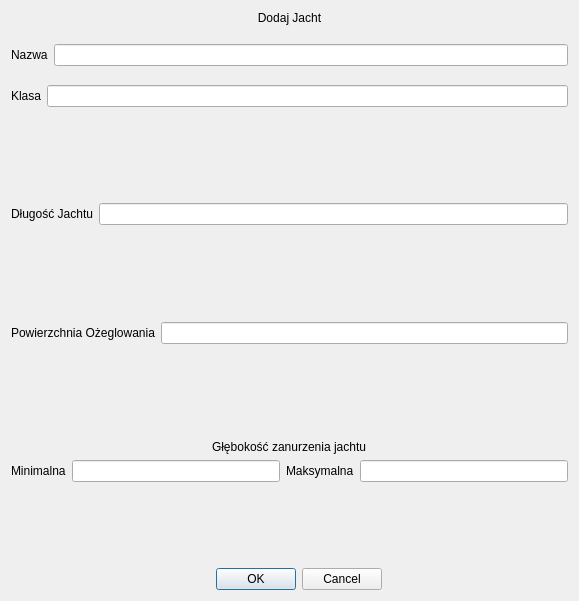
<?xml version="1.0" encoding="UTF-8"?>
<ui version="4.0">
 <class>YachtAddWindow</class>
 <widget class="QDialog" name="YachtAddWindow">
  <property name="geometry">
   <rect>
    <x>0</x>
    <y>0</y>
    <width>579</width>
    <height>601</height>
   </rect>
  </property>
  <property name="windowTitle">
   <string>Dialog</string>
  </property>
  <layout class="QGridLayout" name="gridLayout">
   <item row="0" column="0">
    <layout class="QVBoxLayout" name="verticalLayout">
     <item>
      <widget class="QLabel" name="label">
       <property name="text">
        <string>Dodaj Jacht</string>
       </property>
       <property name="alignment">
        <set>Qt::AlignmentFlag::AlignCenter</set>
       </property>
      </widget>
     </item>
     <item>
      <spacer name="verticalSpacer_3">
       <property name="orientation">
        <enum>Qt::Orientation::Vertical</enum>
       </property>
       <property name="sizeType">
        <enum>QSizePolicy::Policy::Maximum</enum>
       </property>
       <property name="sizeHint" stdset="0">
        <size>
         <width>20</width>
         <height>13</height>
        </size>
       </property>
      </spacer>
     </item>
     <item>
      <layout class="QHBoxLayout" name="horizontalLayout_2">
       <item>
        <widget class="QLabel" name="label_2">
         <property name="text">
          <string>Nazwa</string>
         </property>
        </widget>
       </item>
       <item>
        <widget class="QLineEdit" name="NameText"/>
       </item>
      </layout>
     </item>
     <item>
      <spacer name="verticalSpacer">
       <property name="orientation">
        <enum>Qt::Orientation::Vertical</enum>
       </property>
       <property name="sizeType">
        <enum>QSizePolicy::Policy::Maximum</enum>
       </property>
       <property name="sizeHint" stdset="0">
        <size>
         <width>20</width>
         <height>13</height>
        </size>
       </property>
      </spacer>
     </item>
     <item>
      <layout class="QHBoxLayout" name="horizontalLayout">
       <item>
        <widget class="QLabel" name="label_3">
         <property name="text">
          <string>Klasa</string>
         </property>
        </widget>
       </item>
       <item>
        <widget class="QLineEdit" name="ClassText"/>
       </item>
      </layout>
     </item>
     <item>
      <spacer name="verticalSpacer_5">
       <property name="orientation">
        <enum>Qt::Orientation::Vertical</enum>
       </property>
       <property name="sizeHint" stdset="0">
        <size>
         <width>20</width>
         <height>13</height>
        </size>
       </property>
      </spacer>
     </item>
     <item>
      <layout class="QHBoxLayout" name="horizontalLayout_6">
       <item>
        <widget class="QLabel" name="label_6">
         <property name="sizePolicy">
          <sizepolicy hsizetype="Maximum" vsizetype="Preferred">
           <horstretch>0</horstretch>
           <verstretch>0</verstretch>
          </sizepolicy>
         </property>
         <property name="text">
          <string>Długość Jachtu</string>
         </property>
        </widget>
       </item>
       <item>
        <widget class="QLineEdit" name="LengthText"/>
       </item>
      </layout>
     </item>
     <item>
      <spacer name="verticalSpacer_6">
       <property name="orientation">
        <enum>Qt::Orientation::Vertical</enum>
       </property>
       <property name="sizeHint" stdset="0">
        <size>
         <width>20</width>
         <height>13</height>
        </size>
       </property>
      </spacer>
     </item>
     <item>
      <layout class="QHBoxLayout" name="horizontalLayout_7">
       <item>
        <widget class="QLabel" name="label_7">
         <property name="sizePolicy">
          <sizepolicy hsizetype="Maximum" vsizetype="Preferred">
           <horstretch>0</horstretch>
           <verstretch>0</verstretch>
          </sizepolicy>
         </property>
         <property name="text">
          <string>Powierzchnia Ożeglowania</string>
         </property>
        </widget>
       </item>
       <item>
        <widget class="QLineEdit" name="Sail_areaText"/>
       </item>
      </layout>
     </item>
     <item>
      <spacer name="verticalSpacer_7">
       <property name="orientation">
        <enum>Qt::Orientation::Vertical</enum>
       </property>
       <property name="sizeHint" stdset="0">
        <size>
         <width>20</width>
         <height>13</height>
        </size>
       </property>
      </spacer>
     </item>
     <item alignment="Qt::AlignmentFlag::AlignHCenter">
      <widget class="QLabel" name="label_9">
       <property name="text">
        <string>Głębokość zanurzenia jachtu</string>
       </property>
      </widget>
     </item>
     <item>
      <layout class="QHBoxLayout" name="horizontalLayout_5">
       <item>
        <widget class="QLabel" name="label_8">
         <property name="sizePolicy">
          <sizepolicy hsizetype="Maximum" vsizetype="Preferred">
           <horstretch>0</horstretch>
           <verstretch>0</verstretch>
          </sizepolicy>
         </property>
         <property name="text">
          <string>Minimalna</string>
         </property>
        </widget>
       </item>
       <item>
        <widget class="QLineEdit" name="Draft_minimumText">
         <property name="sizePolicy">
          <sizepolicy hsizetype="Minimum" vsizetype="Fixed">
           <horstretch>0</horstretch>
           <verstretch>0</verstretch>
          </sizepolicy>
         </property>
        </widget>
       </item>
       <item>
        <widget class="QLabel" name="label_5">
         <property name="sizePolicy">
          <sizepolicy hsizetype="Maximum" vsizetype="Preferred">
           <horstretch>0</horstretch>
           <verstretch>0</verstretch>
          </sizepolicy>
         </property>
         <property name="text">
          <string>Maksymalna</string>
         </property>
        </widget>
       </item>
       <item>
        <widget class="QLineEdit" name="Draft_maximumText">
         <property name="sizePolicy">
          <sizepolicy hsizetype="Minimum" vsizetype="Fixed">
           <horstretch>0</horstretch>
           <verstretch>0</verstretch>
          </sizepolicy>
         </property>
        </widget>
       </item>
      </layout>
     </item>
     <item>
      <spacer name="verticalSpacer_4">
       <property name="orientation">
        <enum>Qt::Orientation::Vertical</enum>
       </property>
       <property name="sizeType">
        <enum>QSizePolicy::Policy::Minimum</enum>
       </property>
       <property name="sizeHint" stdset="0">
        <size>
         <width>20</width>
         <height>80</height>
        </size>
       </property>
      </spacer>
     </item>
     <item>
      <layout class="QHBoxLayout" name="horizontalLayout_3">
       <item>
        <spacer name="horizontalSpacer">
         <property name="orientation">
          <enum>Qt::Orientation::Horizontal</enum>
         </property>
         <property name="sizeHint" stdset="0">
          <size>
           <width>40</width>
           <height>20</height>
          </size>
         </property>
        </spacer>
       </item>
       <item>
        <widget class="QDialogButtonBox" name="buttonBox">
         <property name="layoutDirection">
          <enum>Qt::LayoutDirection::LeftToRight</enum>
         </property>
         <property name="orientation">
          <enum>Qt::Orientation::Horizontal</enum>
         </property>
         <property name="standardButtons">
          <set>QDialogButtonBox::StandardButton::Cancel|QDialogButtonBox::StandardButton::Ok</set>
         </property>
        </widget>
       </item>
       <item>
        <spacer name="horizontalSpacer_2">
         <property name="orientation">
          <enum>Qt::Orientation::Horizontal</enum>
         </property>
         <property name="sizeHint" stdset="0">
          <size>
           <width>40</width>
           <height>20</height>
          </size>
         </property>
        </spacer>
       </item>
      </layout>
     </item>
    </layout>
   </item>
  </layout>
 </widget>
 <resources/>
 <connections>
  <connection>
   <sender>buttonBox</sender>
   <signal>rejected()</signal>
   <receiver>YachtAddWindow</receiver>
   <slot>reject()</slot>
   <hints>
    <hint type="sourcelabel">
     <x>316</x>
     <y>260</y>
    </hint>
    <hint type="destinationlabel">
     <x>286</x>
     <y>274</y>
    </hint>
   </hints>
  </connection>
  <connection>
   <sender>buttonBox</sender>
   <signal>accepted()</signal>
   <receiver>YachtAddWindow</receiver>
   <slot>accept()</slot>
   <hints>
    <hint type="sourcelabel">
     <x>248</x>
     <y>254</y>
    </hint>
    <hint type="destinationlabel">
     <x>157</x>
     <y>274</y>
    </hint>
   </hints>
  </connection>
 </connections>
</ui>
